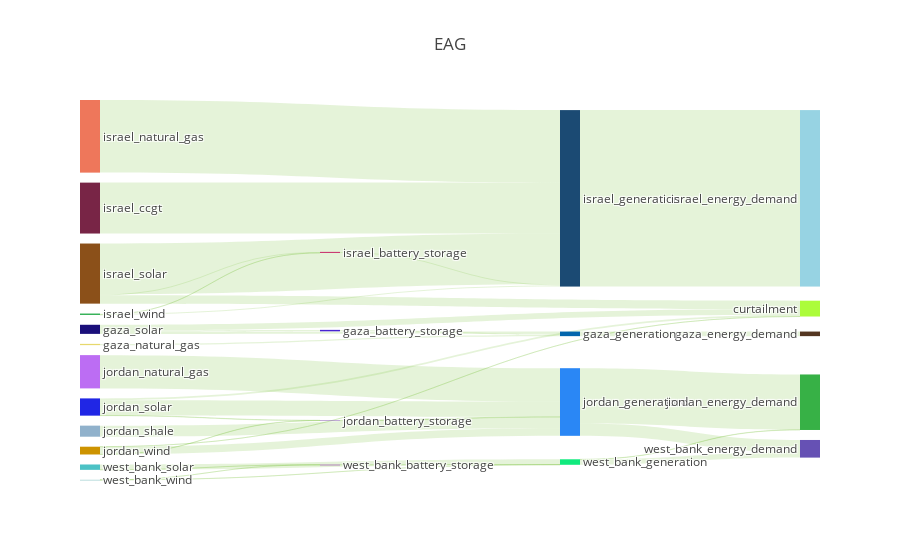

The notebook cell this image was saved under:
### Markdown cell above
## Looking at Palestinian self-sufficiency

### Code cell
region='west_bank'
scenario='EAG'
results[scenario].plot_self_sufficiency(region=region)
results[scenario].get_self_sufficiency(region=region)
results[scenario].plot_flows_sankey(title=scenario)

### Figure 1 — Plotly figure (JSON) as saved in the notebook; plotly's stock layout.template omitted (floating-point values rounded to 4 significant figures)
{"data": [{"domain": {"x": [0, 1], "y": [0, 1]}, "link": {"color": ["rgba(127, 194, 65, 0.2)", "rgba(127, 194, 65, 0.2)", "rgba(127, 194, 65, 0.2)", "rgba(127, 194, 65, 0.2)", "rgba(127, 194, 65, 0.2)", "rgba(127, 194, 65, 0.2)", "rgba(127, 194, 65, 0.2)", "rgba(127, 194, 65, 0.2)", "rgba(127, 194, 65, 0.2)", "rgba(127, 194, 65, 0.2)", "rgba(127, 194, 65, 0.2)", "rgba(127, 194, 65, 0.2)", "rgba(127, 194, 65, 0.2)", "rgba(127, 194, 65, 0.2)", "rgba(127, 194, 65, 0.2)", "rgba(127, 194, 65, 0.2)", "rgba(127, 194, 65, 0.2)", "rgba(127, 194, 65, 0.2)", "rgba(127, 194, 65, 0.2)", "rgba(127, 194, 65, 0.2)", "rgba(127, 194, 65, 0.2)", "rgba(127, 194, 65, 0.2)", "rgba(127, 194, 65, 0.2)", "rgba(127, 194, 65, 0.2)", "rgba(127, 194, 65, 0.2)", "rgba(127, 194, 65, 0.2)", "rgba(127, 194, 65, 0.2)", "rgba(127, 194, 65, 0.2)", "rgba(127, 194, 65, 0.2)", "rgba(127, 194, 65, 0.2)", "rgba(127, 194, 65, 0.2)", "rgba(127, 194, 65, 0.2)", "rgba(127, 194, 65, 0.2)", "rgba(127, 194, 65, 0.2)", "rgba(127, 194, 65, 0.2)", "rgba(127, 194, 65, 0.2)", "rgba(127, 194, 65, 0.2)", "rgba(127, 194, 65, 0.2)", "rgba(127, 194, 65, 0.2)", "rgba(127, 194, 65, 0.2)", "rgba(127, 194, 65, 0.2)", "rgba(127, 194, 65, 0.2)", "rgba(127, 194, 65, 0.2)", "rgba(127, 194, 65, 0.2)", "rgba(127, 194, 65, 0.2)", "rgba(127, 194, 65, 0.2)", "rgba(127, 194, 65, 0.2)", "rgba(127, 194, 65, 0.2)", "rgba(127, 194, 65, 0.2)", "rgba(127, 194, 65, 0.2)", "rgba(127, 194, 65, 0.2)", "rgba(127, 194, 65, 0.2)"], "source": [0, 34, 2, 32, 4, 5, 5, 5, 39, 7, 8, 9, 35, 35, 35, 35, 11, 12, 12, 12, 13, 13, 13, 41, 15, 16, 17, 40, 40, 40, 19, 20, 21, 21, 21, 22, 22, 22, 43, 24, 25, 26, 42, 42, 42, 28, 29, 29, 29, 30, 30, 30], "target": [31, 32, 32, 31, 32, 33, 34, 32, 35, 35, 35, 35, 31, 36, 37, 38, 35, 33, 39, 35, 33, 39, 35, 40, 40, 40, 40, 36, 37, 38, 40, 40, 33, 41, 40, 33, 41, 40, 42, 42, 42, 42, 36, 37, 38, 42, 33, 43, 42, 33, 43, 42], "value": [0, 738800.0, 0, 2335000.0, 634600.0, 2937000.0, 738800.0, 961200.0, 546400.0, 25930000.0, 0, 0, 0, 89900000.0, 0, 0, 37000000.0, 4231000.0, 544400.0, 25840000.0, 0, 2013.0, 582600.0, 214300.0, 0, 0, 0, 0, 28160000.0, 6285000.0, 16950000.0, 5632000.0, 887000.0, 122600.0, 7775000.0, 1.527, 91690.0, 3874000.0, 56575, 0, 0, 0, 0, 114900.0, 2694000.0, 0, 0, 46220.0, 2688000.0, 0, 10360.0, 64510.0]}, "node": {"color": ["6b61d4", "2262e7", "b91102", "5d0b8b", "e7d86d", "1a0f7a", "ced96e", "782546", "f4a146", "a498dc", "9d9dab", "ee775b", "8b5019", "019d2c", "23170b", "4f2120", "26c8be", "b93641", "8d4560", "bc6df3", "90b1cb", "2026e5", "cd9300", "d73d22", "e3434f", "32d4c4", "0e713c", "16c38f", "e556c8", "4cc2c5", "77bbbb", "543621", "0366ad", "acfc3a", "4724d1", "1b4a73", "97d3e3", "37b146", "6651b4", "ca346f", "2a87f5", "8457ae", "11ea7e", "781093"], "label": ["egypt_generation", "gaza_battery_storage", "gaza_diesel", "gaza_generation", "gaza_natural_gas", "gaza_solar", "israel_battery_storage", "israel_ccgt", "israel_coal", "israel_diesel", "israel_generation", "israel_natural_gas", "israel_solar", "israel_wind", "jordan_battery_storage", "jordan_ccgt", "jordan_coal", "jordan_diesel", "jordan_generation", "jordan_natural_gas", "jordan_shale", "jordan_solar", "jordan_wind", "west_bank_battery_storage", "west_bank_ccgt", "west_bank_coal", "west_bank_diesel", "west_bank_generation", "west_bank_natural_gas", "west_bank_solar", "west_bank_wind", "gaza_energy_demand", "gaza_generation", "curtailment", "gaza_battery_storage", "israel_generation", "israel_energy_demand", "jordan_energy_demand", "west_bank_energy_demand", "israel_battery_storage", "jordan_generation", "jordan_battery_storage", "west_bank_generation", "west_bank_battery_storage"], "line": {"color": "black", "width": 0}, "pad": 10}, "orientation": "h", "type": "sankey", "valueformat": ".0f"}], "layout": {"autosize": true, "font": {"size": 12}, "title": {"text": "EAG"}}}
